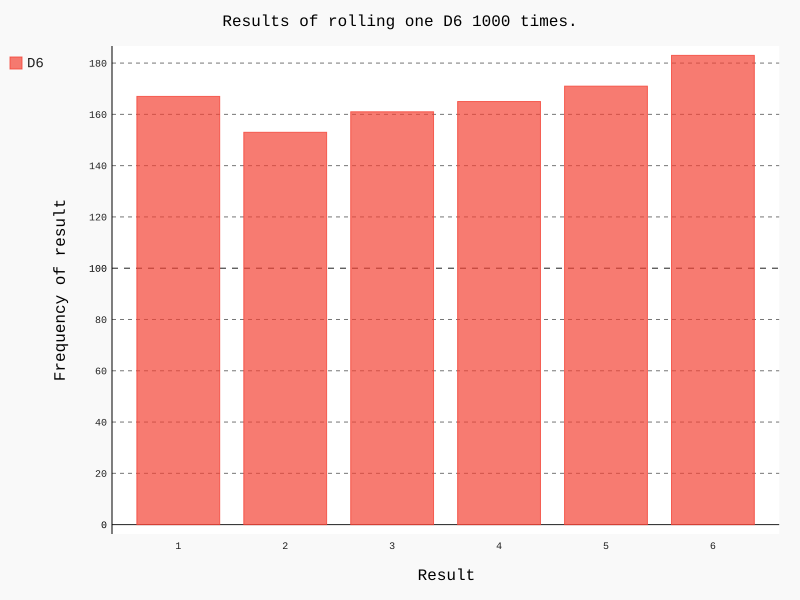

Python code for this plot:
from die import Die 
import pygal

# Initialize D6 die.
die = Die()

# Create rolls and store in a list
results = []
for roll_num in range(1000):
    result = die.roll()
    results.append(result)

# Analyze results.
frequencies = []
for value in range(1, die.num_sides+1):
    frequency = results.count(value)
    frequencies.append(frequency)

# Visualize the results.
hist = pygal.Bar()

hist.title = "Results of rolling one D6 1000 times."
hist.x_labels = ['1', '2', '3', '4', '5', '6']
hist.x_title = "Result"
hist.y_title = "Frequency of result"

# Pass label and list of values to graph.
hist.add('D6', frequencies)
# renders to SVG, so pass .svg file extension.
hist.render_to_file('die_visual.svg')
